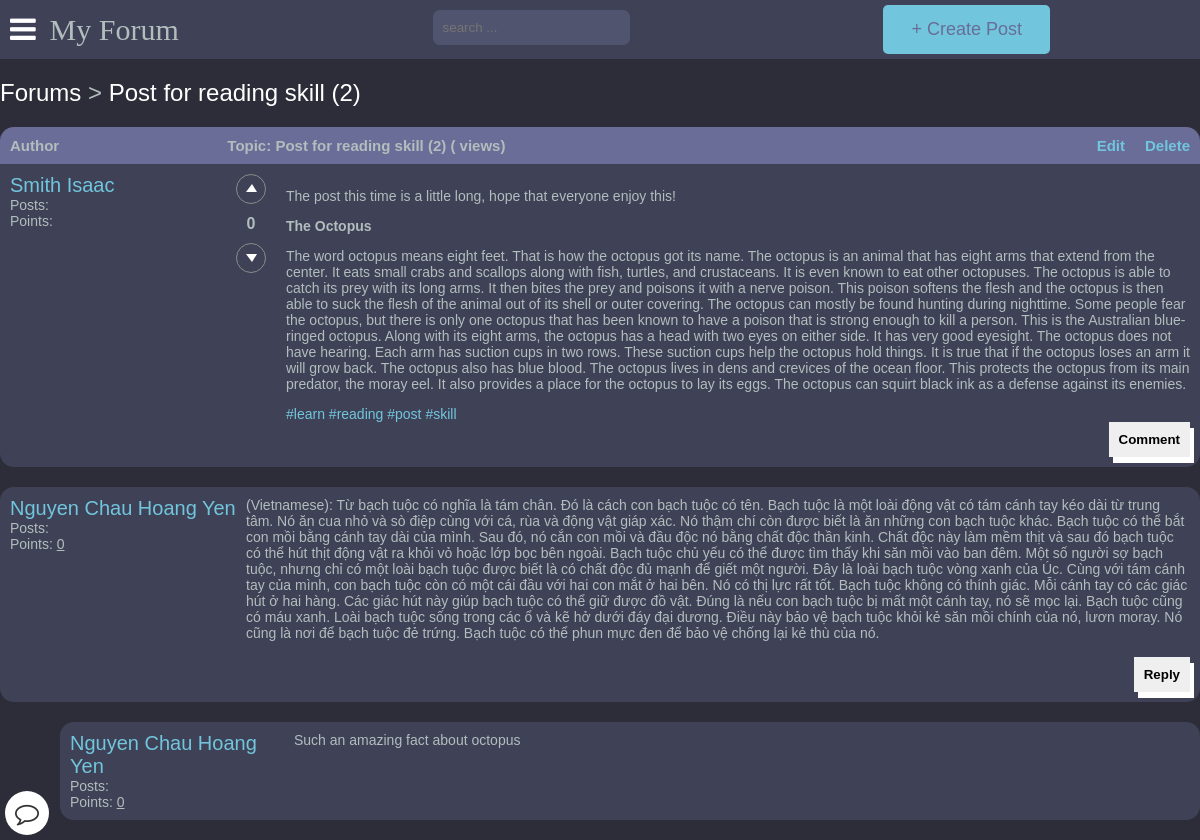
The app's page /detail/post-for-reading-skill-2-LY5NLfNQ/ (signed in) with its own data.
### main/models.py (models this page shows, shortened)
class Post(models.Model):
    title = models.CharField(max_length=400)
    slug = models.SlugField(max_length=400, unique=True, blank=True)
    user = models.ForeignKey(Author, on_delete=models.CASCADE)
    content = HTMLField()
    categories = models.ManyToManyField(Category)
    date = models.DateTimeField(auto_now_add=True)
    approved = models.BooleanField(default=True)
    image = models.ImageField(upload_to='post_images', blank=True, null=True)
    hit_count_generic = GenericRelation(HitCount, object_id_field='object_pk',
        related_query_name='hit_count_generic_relation'
    )
    tags = TaggableManager()
    comments = models.ManyToManyField(Comment, blank=True)
    def get_vote_count(self):
        upvotes = Vote.objects.filter(post=self, activity_type=Vote.UP_VOTE).count()
        downvotes = Vote.objects.filter(post=self, activity_type=Vote.DOWN_VOTE).count()
        return upvotes - downvotes
    def get_url(self):
        return reverse("detail", kwargs={
            "slug":self.slug
        })
    class Meta:
        ordering = ['-date']

class Author(models.Model):
    user = models.ForeignKey(User, on_delete=models.CASCADE)
    fullname = models.CharField(max_length=40, blank=True)
    slug = models.SlugField(max_length=400, unique=True, blank=True)
    bio = HTMLField(default='none')
    points = models.IntegerField(default=0)
    email = models.EmailField(unique=False,default="example@gmail.com", validators=[EmailValidator(message="Invalid email format")])
    profile_pic = ResizedImageField(size=[400, 400], quality=100, upload_to="authors", default="defaults/default_user.png", null=True, blank=False)
    ROLES = (
        ('user','User'),
        ('teacher','Teacher'),
        ('admin','Admin'),
    )
    roles = models.CharField(max_length=50, choices=ROLES, default="user")

class Comment(models.Model):
    user = models.ForeignKey(Author, on_delete=models.CASCADE)
    content = models.TextField()
    date = models.DateTimeField(auto_now_add=True)
    replies = models.ManyToManyField(Reply, blank=True)

class Reply(models.Model):
    user = models.ForeignKey(Author, on_delete=models.CASCADE)
    content = models.TextField()
    date = models.DateTimeField(auto_now_add=True)
    class Meta:
        verbose_name_plural = "replies"

### main/views.py (the view, shortened to what this page needs)
# urls.py: path("detail/<slug>/", detail, name="detail"),
def detail(request, slug):
    post = get_object_or_404(Post, slug=slug)
    post = Post.objects.get(pk=post.id)
    author = get_object_or_404(Author, user=request.user)
    if request.user.is_authenticated:
        author = Author.objects.get(user=request.user)
    context = {
        "post": post,
        "title": post.title,
        "author": author,
    }
    update_views(request, post)
    return render(request, "detail.html", context)

### main/utils.py (called while the page is built)
def update_views(request, object):
    context ={}
    hit_count = get_hitcount_model().objects.get_for_object(object)
    hits = hit_count.hits
    hitcontext = context["hitcount"] = {"pk": hit_count.pk}
    hit_count_response = HitCountMixin.hit_count(request, hit_count)
    if hit_count_response.hit_counted:
        hits = hits+1
        hitcontext["hitcounted"] = hit_count_response.hit_counted
        hitcontext["hit_message"] = hit_count_response.hit_message
        hitcontext["total_hits"] = hits

### templates/detail.html (shortened to what this page needs)
{% extends 'base.html' %}
{% load hitcount_tags %}
{% block content %}
    <div class="container1">
        <div class="navigate">
            <span><a href="{% url 'home' %}">Forums</a> > <a href="{{post.get_url}}">{{post.title}}</a></span>
        </div>
        <div class="topic-container">
            <div class="head">
                <div class="authors">Author</div>
                <div class="content">Topic: {{post.title}} ({% get_hit_count for post %} views)</div>
                {% if user.is_authenticated and user == post.user.user %}
                <a href="{% url 'edit_post' post.id post.slug %}" class="edit-post" style="display:inline-block; margin-right:20px;">Edit</a>
                <a href="{% url 'delete_post' post.id %}" class="delete-post" style="display:inline-block;">Delete</a>
                {% endif %}
            </div>
            <div class="body" style="border-bottom-left-radius: 1rem;border-bottom-right-radius: 1rem; margin-bottom: 20px;">
                <div class="authors">
                    <div class="username"><a href="{% url 'other_profile' post.user.slug %}">{{post.user.fullname|title}}</a></div>
                    <div>Posts: <u>{{comment.user.num_posts}}</u></div>
                    <div>Points: <u>{{comment.user.points}}</u></div>
                </div>
                <div style="display:inline-block; margin-right:20px;">
                    {% if user.is_authenticated %}
                        {% with user_vote=post.get_user_vote %}
                            <button {% if user_vote and user_vote.vote_type == 'U' %}disabled{% endif %} onclick="upvotePost({{ post.id }})" class="round-button"><span class="triangle-up"></span></button>
                            <h1 id="vote-count-{{ post.id }}" style="display: flex; justify-content: center;">{{ post.get_vote_count }}</h1>
                            <button {% if user_vote and user_vote.vote_type == 'D' %}disabled{% endif %} onclick="downvotePost({{ post.id }})" class="round-button"><span class="triangle-down"></span></button>
                        {% endwith %}
                    {% endif %}
                </div>
                <div class="content" style="display:inline-block;">
                    {{post.content|safe}}
                    <div>
                    {% for tag in post.tags.all %}
                        <a href="{% url 'tagged_posts' tag.slug %}">#{{ tag.name }}</a>
                    {% endfor %}
                    </div>
                    {% if user.is_authenticated %}
                    <div class="comment">
                        <button onclick="showComment()">Comment</button>
                    </div>
                    {% endif %}
                </div>
            </div>
        </div>
        {% for comment in post.comments.all %}
        <div class="comments-container">
            <div class="body" style="border-radius: 1rem;margin-bottom: 20px;" >
                <div class="authors">
                    <div class="username"><a href="{% url 'other_profile' comment.user.slug %}">{{comment.user.fullname|title}}</a></div>
                    <div>Posts: <u>{{comment.user.num_posts}}</u></div>
                    <div>Points: <u>{{comment.user.points}}</u></div>
                </div>
                <div class="content">
                    <div class="comment-content">{{comment.content}}</div>
                    <br>
                    {% if user.is_authenticated %}
                    <div class="comment">
                        <button onclick="showReplies('comment{{comment.id}}')">Reply</button>
                    </div>
                    {% endif %}
                </div>
            </div>
        </div>
        {% for reply in comment.replies.all %}
        <div class="comments-container" style="width: 95%;  margin-left:5%;">
            <div class="body" style="border-radius: 1rem;margin-bottom: 20px;">
                <div class="authors">
                    <div class="username"><a href="{% url 'other_profile' reply.user.slug %}">{{reply.user.fullname|title}}</a></div>
                    <div>Posts: <u>{{reply.user.num_posts}}</u></div>
                    <div>Points: <u>{{reply.user.points}}</u></div>
                </div>
                <div class="content">
                    {{reply.content}}
                    <br>
                </div>
            </div>
        </div>
        {% endfor %}
        {% endfor %}
    </div>
    {% endblock content %}

### static/style.css (style rules this page uses)
:root { --color-main: #71c6dd; --color-main-light: #e1f6fb; --color-dark: #3f4156; --color-dark-medium: #51546e; --color-dark-light: #696d97; --color-light: #e5e5e5; --color-gray: #8b8b8b; --color-light-gray: #b2bdbd; --color-bg: #2d2d39; --color-success: #5dd693; --color-error: #fc4b0b; }
* { box-sizing: border-box; }
html { font-size: 14px; font-family: Arial, Helvetica, sans-serif; background-color:var(--color-bg); color:var(--color-light-gray); }
a { display: inline-block; color: var(--color-main); text-decoration: none; }
h1 { font-size:16px; font-weight: bolder; }
div { display: block; }
.round-button { width: 30px; height: 30px; border-radius: 50%; border: none; background-color: var(--color-dark); color: #fff; font-size: 20px; cursor: pointer; border: solid 1px var(--color-gray); }
.triangle-up { width: 0; height: 0; border-left: 6px solid transparent; border-right: 5px solid transparent; border-bottom: 8px solid rgb(255, 255, 255); display: inline-block; position: relative; top: -1px; }
.triangle-down { width: 0; height: 0; border-left: 6px solid transparent; border-right: 5px solid transparent; border-top: 8px solid rgb(255, 255, 255); display: inline-block; position: relative; top: 0px; }
.navigate { margin-block: 20px; font-weight: lighter; font-size: 24px; }
.navigate a { color: #fff; }
.head { display: flex; background-color: var(--color-dark-light); padding: 10px; font-weight: bold; font-size: 15px; border-top-left-radius: 1rem; border-top-right-radius: 1rem; }
.authors { flex: 20%; }
.content { flex: 80%; }
.body { display: flex; background-color: var(--color-dark); padding: 10px; position: relative; }
.body .authors .username { font-size: 20px; }
.body .content .comment button { border:none; padding:10px; font-weight: bolder; box-shadow: 4px 6px #fff; cursor: pointer; float: right; }
body { margin:0px; background-color: var(--color-bg); }

### records on screen
Post: title "Post for reading skill (2)", user.fullname "Smith Isaac", get_vote_count "0", content "The post this time is a little long, hope that everyone enjoy this! The Octopus The word octopus means eight feet. That is how the octopus got its name. The octopus is an animal that has eight arms that extend from the center. It eats small crabs and scallops along with fish, turtles, and crustaceans. It is even known to eat other octopuses. The octopus is able to catch its prey with its long arms. It then bites the prey and poisons it with a nerve poison. This poison softens the flesh and the octopus is then able to suck the flesh of the animal out of its shell or outer covering. The octopus can mostly be found hunting during nighttime. Some people fear the octopus, but there is only one…"
Tag: name "learn"
Tag: name "reading"
Tag: name "post"
Tag: name "skill"
Comment: user.fullname "Nguyen Chau Hoang Yen", user.points "0", content "(Vietnamese): Từ bạch tuộc có nghĩa là tám chân. Đó là cách con bạch tuộc có tên. Bạch tuộc là một loài động vật có tám cánh tay kéo dài từ trung tâm. Nó ăn cua nhỏ và sò điệp cùng với cá, rùa và động vật giáp xác. Nó thậm chí còn được biết là ăn những con bạch tuộc khác. Bạch tuộc có thể bắt con mồi bằng cánh tay dài của mình. Sau đó, nó cắn con mồi và đầu độc nó bằng chất độc thần kinh. Chất độc này làm mềm thịt và sau đó bạch tuộc có thể hút thịt động vật ra khỏi vỏ hoặc lớp bọc bên ngoài. Bạch tuộc chủ yếu có thể được tìm thấy khi săn mồi vào ban đêm. Một số người sợ bạch tuộc, nhưng chỉ có một loài bạch tuộc được biết là có chất độc đủ mạnh để giết một người. Đây là loài bạch tuộc vòng…"
Reply: user.fullname "Nguyen Chau Hoang Yen", user.points "0", content "Such an amazing fact about octopus"
